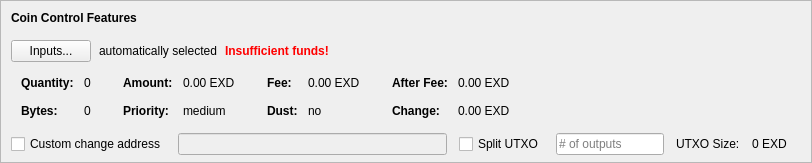
    <widget class="QFrame" name="frameCoinControl">
     <property name="sizePolicy">
      <sizepolicy hsizetype="Expanding" vsizetype="Expanding">
       <horstretch>0</horstretch>
       <verstretch>0</verstretch>
      </sizepolicy>
     </property>
     <property name="maximumSize">
      <size>
       <width>16777215</width>
       <height>16777215</height>
      </size>
     </property>
     <property name="frameShape">
      <enum>QFrame::StyledPanel</enum>
     </property>
     <property name="frameShadow">
      <enum>QFrame::Sunken</enum>
     </property>
     <layout class="QVBoxLayout" name="verticalLayoutCoinControl2">
      <property name="spacing">
       <number>0</number>
      </property>
      <property name="leftMargin">
       <number>0</number>
      </property>
      <property name="topMargin">
       <number>0</number>
      </property>
      <property name="rightMargin">
       <number>0</number>
      </property>
      <property name="bottomMargin">
       <number>6</number>
      </property>
      <item>
       <layout class="QVBoxLayout" name="verticalLayoutCoinControl" stretch="0,0,0,0,1">
        <property name="spacing">
         <number>0</number>
        </property>
        <property name="leftMargin">
         <number>10</number>
        </property>
        <property name="topMargin">
         <number>10</number>
        </property>
        <item>
         <layout class="QHBoxLayout" name="horizontalLayoutCoinControl1">
          <property name="bottomMargin">
           <number>15</number>
          </property>
          <item>
           <widget class="QLabel" name="labelCoinControlFeatures">
            <property name="sizePolicy">
             <sizepolicy hsizetype="Preferred" vsizetype="Maximum">
              <horstretch>0</horstretch>
              <verstretch>0</verstretch>
             </sizepolicy>
            </property>
            <property name="font">
             <font>
              <weight>75</weight>
              <bold>true</bold>
             </font>
            </property>
            <property name="styleSheet">
             <string notr="true">font-weight:bold;</string>
            </property>
            <property name="text">
             <string>Coin Control Features</string>
            </property>
           </widget>
          </item>
         </layout>
        </item>
        <item>
         <layout class="QHBoxLayout" name="horizontalLayoutCoinControl2" stretch="0,0,0,0">
          <property name="spacing">
           <number>8</number>
          </property>
          <property name="bottomMargin">
           <number>10</number>
          </property>
          <item>
           <widget class="QPushButton" name="pushButtonCoinControl">
            <property name="styleSheet">
             <string notr="true"/>
            </property>
            <property name="text">
             <string>Inputs...</string>
            </property>
            <property name="autoDefault">
             <bool>false</bool>
            </property>
           </widget>
          </item>
          <item>
           <widget class="QLabel" name="labelCoinControlAutomaticallySelected">
            <property name="text">
             <string>automatically selected</string>
            </property>
            <property name="margin">
             <number>5</number>
            </property>
           </widget>
          </item>
          <item>
           <widget class="QLabel" name="labelCoinControlInsuffFunds">
            <property name="font">
             <font>
              <weight>75</weight>
              <bold>true</bold>
             </font>
            </property>
            <property name="styleSheet">
             <string notr="true">color:red;font-weight:bold;</string>
            </property>
            <property name="text">
             <string>Insufficient funds!</string>
            </property>
            <property name="margin">
             <number>5</number>
            </property>
           </widget>
          </item>
          <item>
           <spacer name="horizontalSpacerCoinControl">
            <property name="orientation">
             <enum>Qt::Horizontal</enum>
            </property>
            <property name="sizeHint" stdset="0">
             <size>
              <width>40</width>
              <height>1</height>
             </size>
            </property>
           </spacer>
          </item>
         </layout>
        </item>
        <item>
         <widget class="QWidget" name="widgetCoinControl" native="true">
          <property name="sizePolicy">
           <sizepolicy hsizetype="Preferred" vsizetype="Preferred">
            <horstretch>0</horstretch>
            <verstretch>0</verstretch>
           </sizepolicy>
          </property>
          <property name="minimumSize">
           <size>
            <width>0</width>
            <height>0</height>
           </size>
          </property>
          <property name="styleSheet">
           <string notr="true"/>
          </property>
          <layout class="QHBoxLayout" name="horizontalLayoutCoinControl5">
           <property name="leftMargin">
            <number>0</number>
           </property>
           <property name="topMargin">
            <number>0</number>
           </property>
           <property name="rightMargin">
            <number>0</number>
           </property>
           <property name="bottomMargin">
            <number>0</number>
           </property>
           <item>
            <layout class="QHBoxLayout" name="horizontalLayoutCoinControl3" stretch="0,0,0,1">
             <property name="spacing">
              <number>20</number>
             </property>
             <property name="topMargin">
              <number>0</number>
             </property>
             <property name="bottomMargin">
              <number>10</number>
             </property>
             <item>
              <layout class="QFormLayout" name="formLayoutCoinControl1">
               <property name="horizontalSpacing">
                <number>10</number>
               </property>
               <property name="verticalSpacing">
                <number>14</number>
               </property>
               <property name="leftMargin">
                <number>10</number>
               </property>
               <property name="topMargin">
                <number>4</number>
               </property>
               <property name="rightMargin">
                <number>6</number>
               </property>
               <item row="0" column="0">
                <widget class="QLabel" name="labelCoinControlQuantityText">
                 <property name="font">
                  <font>
                   <weight>75</weight>
                   <bold>true</bold>
                  </font>
                 </property>
                 <property name="text">
                  <string>Quantity:</string>
                 </property>
                 <property name="margin">
                  <number>0</number>
                 </property>
                </widget>
               </item>
               <item row="0" column="1">
                <widget class="QLabel" name="labelCoinControlQuantity">
                 <property name="cursor">
                  <cursorShape>IBeamCursor</cursorShape>
                 </property>
                 <property name="contextMenuPolicy">
                  <enum>Qt::ActionsContextMenu</enum>
                 </property>
                 <property name="text">
                  <string notr="true">0</string>
                 </property>
                 <property name="margin">
                  <number>0</number>
                 </property>
                 <property name="textInteractionFlags">
                  <set>Qt::LinksAccessibleByMouse|Qt::TextSelectableByKeyboard|Qt::TextSelectableByMouse</set>
                 </property>
                </widget>
               </item>
               <item row="1" column="0">
                <widget class="QLabel" name="labelCoinControlBytesText">
                 <property name="font">
                  <font>
                   <weight>75</weight>
                   <bold>true</bold>
                  </font>
                 </property>
                 <property name="text">
                  <string>Bytes:</string>
                 </property>
                </widget>
               </item>
               <item row="1" column="1">
                <widget class="QLabel" name="labelCoinControlBytes">
                 <property name="cursor">
                  <cursorShape>IBeamCursor</cursorShape>
                 </property>
                 <property name="contextMenuPolicy">
                  <enum>Qt::ActionsContextMenu</enum>
                 </property>
                 <property name="text">
                  <string notr="true">0</string>
                 </property>
                 <property name="textInteractionFlags">
                  <set>Qt::LinksAccessibleByMouse|Qt::TextSelectableByKeyboard|Qt::TextSelectableByMouse</set>
                 </property>
                </widget>
               </item>
              </layout>
             </item>
             <item>
              <layout class="QFormLayout" name="formLayoutCoinControl2">
               <property name="horizontalSpacing">
                <number>10</number>
               </property>
               <property name="verticalSpacing">
                <number>14</number>
               </property>
               <property name="leftMargin">
                <number>6</number>
               </property>
               <property name="topMargin">
                <number>4</number>
               </property>
               <property name="rightMargin">
                <number>6</number>
               </property>
               <item row="0" column="0">
                <widget class="QLabel" name="labelCoinControlAmountText">
                 <property name="font">
                  <font>
                   <weight>75</weight>
                   <bold>true</bold>
                  </font>
                 </property>
                 <property name="text">
                  <string>Amount:</string>
                 </property>
                 <property name="margin">
                  <number>0</number>
                 </property>
                </widget>
               </item>
               <item row="0" column="1">
                <widget class="QLabel" name="labelCoinControlAmount">
                 <property name="cursor">
                  <cursorShape>IBeamCursor</cursorShape>
                 </property>
                 <property name="contextMenuPolicy">
                  <enum>Qt::ActionsContextMenu</enum>
                 </property>
                 <property name="text">
                  <string notr="true">0.00 EXD</string>
                 </property>
                 <property name="textInteractionFlags">
                  <set>Qt::LinksAccessibleByMouse|Qt::TextSelectableByKeyboard|Qt::TextSelectableByMouse</set>
                 </property>
                </widget>
               </item>
               <item row="1" column="0">
                <widget class="QLabel" name="labelCoinControlPriorityText">
                 <property name="font">
                  <font>
                   <weight>75</weight>
                   <bold>true</bold>
                  </font>
                 </property>
                 <property name="text">
                  <string>Priority:</string>
                 </property>
                </widget>
               </item>
               <item row="1" column="1">
                <widget class="QLabel" name="labelCoinControlPriority">
                 <property name="cursor">
                  <cursorShape>IBeamCursor</cursorShape>
                 </property>
                 <property name="contextMenuPolicy">
                  <enum>Qt::ActionsContextMenu</enum>
                 </property>
                 <property name="text">
                  <string>medium</string>
                 </property>
                 <property name="textInteractionFlags">
                  <set>Qt::LinksAccessibleByMouse|Qt::TextSelectableByKeyboard|Qt::TextSelectableByMouse</set>
                 </property>
                </widget>
               </item>
              </layout>
             </item>
             <item>
              <layout class="QFormLayout" name="formLayoutCoinControl3">
               <property name="horizontalSpacing">
                <number>10</number>
               </property>
               <property name="verticalSpacing">
                <number>14</number>
               </property>
               <property name="leftMargin">
                <number>6</number>
               </property>
               <property name="topMargin">
                <number>4</number>
               </property>
               <property name="rightMargin">
                <number>6</number>
               </property>
               <item row="0" column="0">
                <widget class="QLabel" name="labelCoinControlFeeText">
                 <property name="font">
                  <font>
                   <weight>75</weight>
                   <bold>true</bold>
                  </font>
                 </property>
                 <property name="text">
                  <string>Fee:</string>
                 </property>
                 <property name="margin">
                  <number>0</number>
                 </property>
                </widget>
               </item>
               <item row="0" column="1">
                <widget class="QLabel" name="labelCoinControlFee">
                 <property name="cursor">
                  <cursorShape>IBeamCursor</cursorShape>
                 </property>
                 <property name="contextMenuPolicy">
                  <enum>Qt::ActionsContextMenu</enum>
                 </property>
                 <property name="text">
                  <string notr="true">0.00 EXD</string>
                 </property>
                 <property name="textInteractionFlags">
                  <set>Qt::LinksAccessibleByMouse|Qt::TextSelectableByKeyboard|Qt::TextSelectableByMouse</set>
                 </property>
                </widget>
               </item>
               <item row="1" column="0">
                <widget class="QLabel" name="labelCoinControlLowOutputText">
                 <property name="font">
                  <font>
                   <weight>75</weight>
                   <bold>true</bold>
                  </font>
                 </property>
                 <property name="text">
                  <string>Dust:</string>
                 </property>
                </widget>
               </item>
               <item row="1" column="1">
                <widget class="QLabel" name="labelCoinControlLowOutput">
                 <property name="cursor">
                  <cursorShape>IBeamCursor</cursorShape>
                 </property>
                 <property name="contextMenuPolicy">
                  <enum>Qt::ActionsContextMenu</enum>
                 </property>
                 <property name="text">
                  <string>no</string>
                 </property>
                 <property name="textInteractionFlags">
                  <set>Qt::LinksAccessibleByMouse|Qt::TextSelectableByKeyboard|Qt::TextSelectableByMouse</set>
                 </property>
                </widget>
               </item>
              </layout>
             </item>
             <item>
              <layout class="QFormLayout" name="formLayoutCoinControl4">
               <property name="horizontalSpacing">
                <number>10</number>
               </property>
               <property name="verticalSpacing">
                <number>14</number>
               </property>
               <property name="leftMargin">
                <number>6</number>
               </property>
               <property name="topMargin">
                <number>4</number>
               </property>
               <property name="rightMargin">
                <number>6</number>
               </property>
               <item row="0" column="0">
                <widget class="QLabel" name="labelCoinControlAfterFeeText">
                 <property name="font">
                  <font>
                   <weight>75</weight>
                   <bold>true</bold>
                  </font>
                 </property>
                 <property name="text">
                  <string>After Fee:</string>
                 </property>
                 <property name="margin">
                  <number>0</number>
                 </property>
                </widget>
               </item>
               <item row="0" column="1">
                <widget class="QLabel" name="labelCoinControlAfterFee">
                 <property name="cursor">
                  <cursorShape>IBeamCursor</cursorShape>
                 </property>
                 <property name="contextMenuPolicy">
                  <enum>Qt::ActionsContextMenu</enum>
                 </property>
                 <property name="text">
                  <string notr="true">0.00 EXD</string>
                 </property>
                 <property name="textInteractionFlags">
                  <set>Qt::LinksAccessibleByMouse|Qt::TextSelectableByKeyboard|Qt::TextSelectableByMouse</set>
                 </property>
                </widget>
               </item>
               <item row="1" column="0">
                <widget class="QLabel" name="labelCoinControlChangeText">
                 <property name="font">
                  <font>
                   <weight>75</weight>
                   <bold>true</bold>
                  </font>
                 </property>
                 <property name="text">
                  <string>Change:</string>
                 </property>
                </widget>
               </item>
               <item row="1" column="1">
                <widget class="QLabel" name="labelCoinControlChange">
                 <property name="cursor">
                  <cursorShape>IBeamCursor</cursorShape>
                 </property>
                 <property name="contextMenuPolicy">
                  <enum>Qt::ActionsContextMenu</enum>
                 </property>
                 <property name="text">
                  <string notr="true">0.00 EXD</string>
                 </property>
                 <property name="textInteractionFlags">
                  <set>Qt::LinksAccessibleByMouse|Qt::TextSelectableByKeyboard|Qt::TextSelectableByMouse</set>
                 </property>
                </widget>
               </item>
              </layout>
             </item>
            </layout>
           </item>
          </layout>
         </widget>
        </item>
        <item>
         <layout class="QHBoxLayout" name="horizontalLayoutCoinControl4" stretch="0,0,0,0,0,0,0">
          <property name="spacing">
           <number>12</number>
          </property>
          <property name="sizeConstraint">
           <enum>QLayout::SetDefaultConstraint</enum>
          </property>
          <property name="topMargin">
           <number>5</number>
          </property>
          <property name="rightMargin">
           <number>5</number>
          </property>
          <item>
           <widget class="QCheckBox" name="checkBoxCoinControlChange">
            <property name="toolTip">
             <string>If this is activated, but the change address is empty or invalid, change will be sent to a newly generated address.</string>
            </property>
            <property name="text">
             <string>Custom change address</string>
            </property>
           </widget>
          </item>
          <item>
           <widget class="QValidatedLineEdit" name="lineEditCoinControlChange">
            <property name="enabled">
             <bool>false</bool>
            </property>
            <property name="sizePolicy">
             <sizepolicy hsizetype="Expanding" vsizetype="Fixed">
              <horstretch>0</horstretch>
              <verstretch>0</verstretch>
             </sizepolicy>
            </property>
           </widget>
          </item>
          <item>
           <widget class="QCheckBox" name="splitBlockCheckBox">
            <property name="text">
             <string>Split UTXO</string>
            </property>
           </widget>
          </item>
          <item>
           <widget class="QLineEdit" name="splitBlockLineEdit">
            <property name="sizePolicy">
             <sizepolicy hsizetype="Fixed" vsizetype="Fixed">
              <horstretch>50</horstretch>
              <verstretch>0</verstretch>
             </sizepolicy>
            </property>
            <property name="placeholderText">
             <string># of outputs</string>
            </property>
           </widget>
          </item>
          <item>
           <widget class="QLabel" name="labelBlockSizeText">
            <property name="text">
             <string>UTXO Size:</string>
            </property>
           </widget>
          </item>
          <item>
           <widget class="QLabel" name="labelBlockSize">
            <property name="text">
             <string>0 EXD</string>
            </property>
           </widget>
          </item>
          <item>
           <widget class="QLabel" name="labelCoinControlChangeLabel">
            <property name="sizePolicy">
             <sizepolicy hsizetype="Preferred" vsizetype="Expanding">
              <horstretch>0</horstretch>
              <verstretch>0</verstretch>
             </sizepolicy>
            </property>
            <property name="minimumSize">
             <size>
              <width>0</width>
              <height>0</height>
             </size>
            </property>
            <property name="text">
             <string/>
            </property>
            <property name="margin">
             <number>3</number>
            </property>
           </widget>
          </item>
         </layout>
        </item>
        <item>
         <spacer name="verticalSpacerCoinControl">
          <property name="orientation">
           <enum>Qt::Vertical</enum>
          </property>
          <property name="sizeHint" stdset="0">
           <size>
            <width>800</width>
            <height>1</height>
           </size>
          </property>
         </spacer>
        </item>
       </layout>
      </item>
     </layout>
    </widget>
